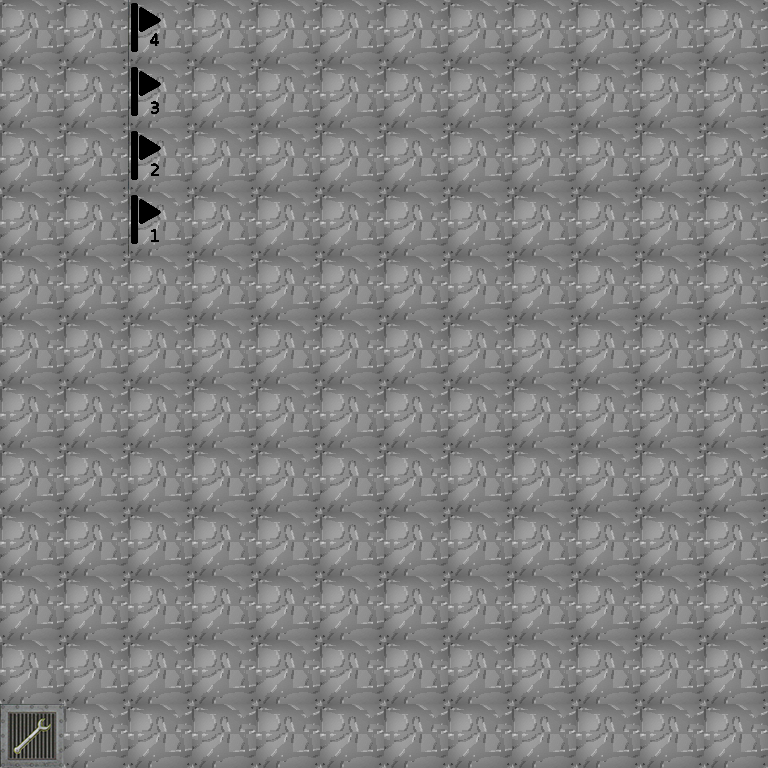

A level layout from a 2D game, rendered from its tile map. Below: a short description, then the map file with its tile-grid data intact:
An orthogonal 12x12 tile map with 64x64 px tiles, 4 tile layers (floor, wall, player_start, interactable).

<map version="1.2" tiledversion="1.3.2" orientation="orthogonal" renderorder="right-down" compressionlevel="0" width="12" height="12" tilewidth="64" tileheight="64" infinite="0" nextlayerid="7" nextobjectid="3">
 <tileset firstgid="1" source="tileMap.tsx" />
 <layer id="1" name="floor" width="12" height="12">
  <data encoding="csv">
5,5,5,5,5,5,5,5,5,5,5,5,
5,5,5,5,5,5,5,5,5,5,5,5,
5,5,5,5,5,5,5,5,5,5,5,5,
5,5,5,5,5,5,5,5,5,5,5,5,
5,5,5,5,5,5,5,5,5,5,5,5,
5,5,5,5,5,5,5,5,5,5,5,5,
5,5,5,5,5,5,5,5,5,5,5,5,
5,5,5,5,5,5,5,5,5,5,5,5,
5,5,5,5,5,5,5,5,5,5,5,5,
5,5,5,5,5,5,5,5,5,5,5,5,
5,5,5,5,5,5,5,5,5,5,5,5,
5,5,5,5,5,5,5,5,5,5,5,5
</data>
 </layer>
 <layer id="6" name="wall" width="12" height="12">
  <data encoding="csv">
0,0,0,0,0,0,0,0,0,0,0,0,
0,0,0,0,0,0,0,0,0,0,0,0,
0,0,0,0,0,0,0,0,0,0,0,0,
0,0,0,0,0,0,0,0,0,0,0,0,
0,0,0,0,0,0,0,0,0,0,0,0,
0,0,0,0,0,0,0,0,0,0,0,0,
0,0,0,0,0,0,0,0,0,0,0,0,
0,0,0,0,0,0,0,0,0,0,0,0,
0,0,0,0,0,0,0,0,0,0,0,0,
0,0,0,0,0,0,0,0,0,0,0,0,
0,0,0,0,0,0,0,0,0,0,0,0,
0,0,0,0,0,0,0,0,0,0,0,0
</data>
 </layer>
 <layer id="4" name="player_start" width="12" height="12">
  <data encoding="csv">
0,0,0,0,0,0,0,0,0,0,0,0,
0,0,0,0,0,0,0,0,0,0,0,0,
0,0,0,0,0,0,0,0,0,0,0,0,
0,0,0,0,0,0,0,0,0,0,0,0,
0,0,0,0,0,0,0,0,0,0,0,0,
0,0,0,0,0,0,0,0,0,0,0,0,
0,0,0,0,0,0,0,0,0,0,0,0,
0,0,0,0,0,0,0,0,0,0,0,0,
0,0,0,0,0,0,0,0,0,0,0,0,
0,0,0,0,0,0,0,0,0,0,0,0,
0,0,0,0,0,0,0,0,0,0,0,0,
0,0,0,0,0,0,0,0,0,0,0,0
</data>
 </layer>
 <layer id="2" name="interactable" width="12" height="12">
  <data encoding="csv">
0,0,79,0,0,0,0,0,0,0,0,0,
0,0,71,0,0,0,0,0,0,0,0,0,
0,0,63,0,0,0,0,0,0,0,0,0,
0,0,55,0,0,0,0,0,0,0,0,0,
0,0,0,0,0,0,0,0,0,0,0,0,
0,0,0,0,0,0,0,0,0,0,0,0,
0,0,0,0,0,0,0,0,0,0,0,0,
0,0,0,0,0,0,0,0,0,0,0,0,
0,0,0,0,0,0,0,0,0,0,0,0,
0,0,0,0,0,0,0,0,0,0,0,0,
0,0,0,0,0,0,0,0,0,0,0,0,
15,0,0,0,0,0,0,0,0,0,0,0
</data>
 </layer>
</map>
